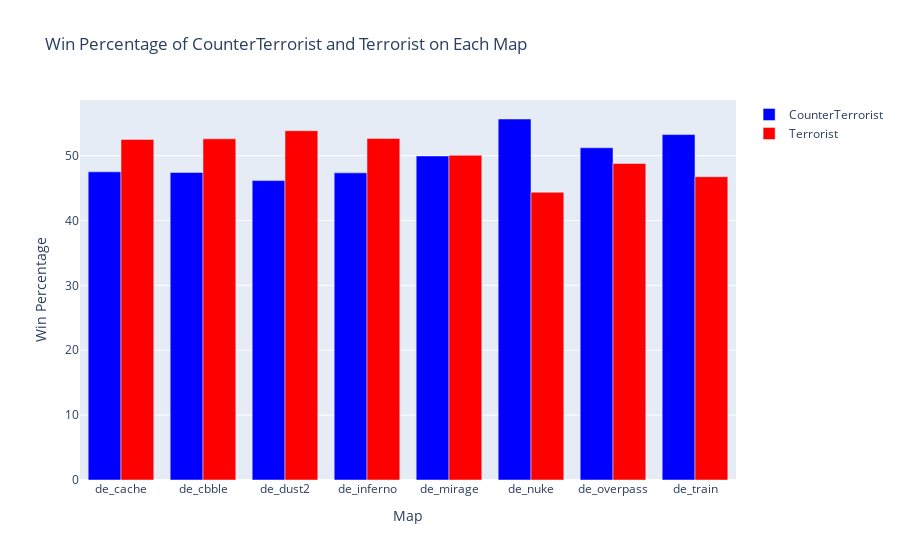

Notebook code cell kept with this figure:
### Markdown cell above
O grafico abaixo demonstra a porcentagem, por lado de em cada mapa. Onde nos dois mapas mais jogados, não temos uma grande preferencia por vitoraias de qualquer um dos lados, onde no mapda Cache e inforno temos uma vitoria aproximada de  2% para os terroistas. O resultado mais vantajkoso para um dos lados é no mapa Nuke, onde os CT possuem uma vantagem de 5%, mas isso pode ser devido a uma baixa amostragem de jogos, como comentada na imagem anterior (tendo somente 1% de jogados em comparação com o mapa mais jogado MIrage).

### Code cell
# Counting the number of wins of each side on each map
win_counts = games_df.groupby(['map', 'winner_side']).size().unstack(fill_value=0)

# Calculating the win percentage for each side on each map
win_percentages = win_counts.div(win_counts.sum(axis=1), axis=0) * 100

# Mapping colors for CounterTerrorist and Terrorist
colors = {'CounterTerrorist': 'blue', 'Terrorist': 'red'}

# Creating the bar chart
fig = go.Figure()

for side in win_percentages.columns:
    fig.add_trace(go.Bar(
        x=win_percentages.index,
        y=win_percentages[side],
        name=side,
        marker_color=colors[side]
    ))

# Updating the layout
fig.update_layout(
    title='Win Percentage of CounterTerrorist and Terrorist on Each Map',
    xaxis_title='Map',
    yaxis_title='Win Percentage',
    barmode='group'  # Mudando para 'group' em vez de 'stack'
)

# Displaying the chart
fig.show()

### Figure 1 — Plotly figure (JSON) as saved in the notebook; plotly's stock layout.template omitted (floating-point values rounded to 4 significant figures)
{"data": [{"marker": {"color": "blue"}, "name": "CounterTerrorist", "type": "bar", "x": ["de_cache", "de_cbble", "de_dust2", "de_inferno", "de_mirage", "de_nuke", "de_overpass", "de_train"], "y": [47.5, 47.41, 46.16, 47.34, 49.96, 55.65, 51.21, 53.25]}, {"marker": {"color": "red"}, "name": "Terrorist", "type": "bar", "x": ["de_cache", "de_cbble", "de_dust2", "de_inferno", "de_mirage", "de_nuke", "de_overpass", "de_train"], "y": [52.5, 52.59, 53.84, 52.66, 50.04, 44.35, 48.79, 46.75]}], "layout": {"barmode": "group", "title": {"text": "Win Percentage of CounterTerrorist and Terrorist on Each Map"}, "xaxis": {"title": {"text": "Map"}}, "yaxis": {"title": {"text": "Win Percentage"}}}}
